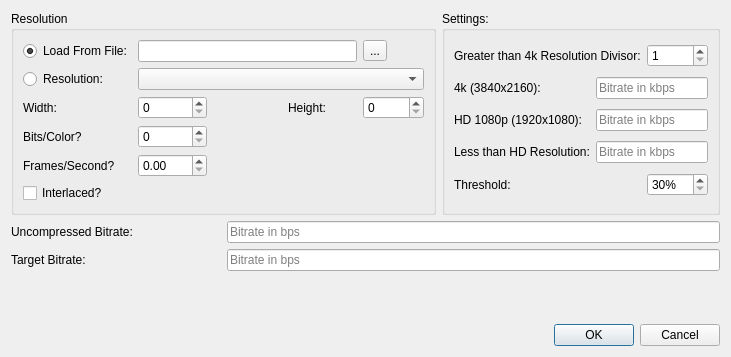
<?xml version="1.0" encoding="UTF-8"?>
<ui version="4.0">
 <class>NMediaManager::NPreferences::NUi::CBitrateExperiment</class>
 <widget class="QDialog" name="NMediaManager::NPreferences::NUi::CBitrateExperiment">
  <property name="geometry">
   <rect>
    <x>0</x>
    <y>0</y>
    <width>731</width>
    <height>357</height>
   </rect>
  </property>
  <property name="windowTitle">
   <string>Dialog</string>
  </property>
  <layout class="QGridLayout" name="gridLayout_2">
   <item row="0" column="0" colspan="2">
    <widget class="QGroupBox" name="groupBox_2">
     <property name="title">
      <string>Resolution</string>
     </property>
     <layout class="QGridLayout" name="gridLayout_3">
      <item row="7" column="0" colspan="5">
       <widget class="QCheckBox" name="interlaced">
        <property name="text">
         <string>Interlaced?</string>
        </property>
       </widget>
      </item>
      <item row="2" column="1" colspan="4">
       <widget class="QComboBox" name="resolutionName">
        <item>
         <property name="text">
          <string/>
         </property>
        </item>
        <item>
         <property name="text">
          <string>8k (7680x4320)</string>
         </property>
        </item>
        <item>
         <property name="text">
          <string>4k (3840x2160)</string>
         </property>
        </item>
        <item>
         <property name="text">
          <string>1080p (1920x1080p)</string>
         </property>
        </item>
        <item>
         <property name="text">
          <string>1080i (1920x1080i)</string>
         </property>
        </item>
        <item>
         <property name="text">
          <string>720p (1280x720p)</string>
         </property>
        </item>
        <item>
         <property name="text">
          <string>SD (640x480)</string>
         </property>
        </item>
       </widget>
      </item>
      <item row="4" column="4">
       <widget class="QSpinBox" name="height">
        <property name="maximum">
         <number>16000</number>
        </property>
       </widget>
      </item>
      <item row="4" column="0">
       <widget class="QLabel" name="label_2">
        <property name="text">
         <string>Width:</string>
        </property>
       </widget>
      </item>
      <item row="6" column="1">
       <widget class="QDoubleSpinBox" name="fps">
        <property name="maximum">
         <double>600.000000000000000</double>
        </property>
       </widget>
      </item>
      <item row="0" column="0">
       <widget class="QRadioButton" name="loadFromFile">
        <property name="text">
         <string>Load From File:</string>
        </property>
        <property name="checked">
         <bool>true</bool>
        </property>
       </widget>
      </item>
      <item row="4" column="3">
       <widget class="QLabel" name="label_3">
        <property name="text">
         <string>Height:</string>
        </property>
       </widget>
      </item>
      <item row="6" column="0">
       <widget class="QLabel" name="label_5">
        <property name="text">
         <string>Frames/Second?</string>
        </property>
       </widget>
      </item>
      <item row="2" column="0">
       <widget class="QRadioButton" name="selectResolution">
        <property name="text">
         <string>Resolution:</string>
        </property>
       </widget>
      </item>
      <item row="5" column="0">
       <widget class="QLabel" name="label_4">
        <property name="text">
         <string>Bits/Color?</string>
        </property>
       </widget>
      </item>
      <item row="5" column="1">
       <widget class="QSpinBox" name="bitsPerColor">
        <property name="maximum">
         <number>128</number>
        </property>
       </widget>
      </item>
      <item row="4" column="1">
       <widget class="QSpinBox" name="width">
        <property name="maximum">
         <number>16000</number>
        </property>
       </widget>
      </item>
      <item row="0" column="4">
       <widget class="QToolButton" name="openBtn">
        <property name="text">
         <string>...</string>
        </property>
        <property name="icon">
         <iconset resource="../../SABUtils/resources/SABUtils.qrc">
          <normaloff>:/SABUtilsResources/open.png</normaloff>:/SABUtilsResources/open.png</iconset>
        </property>
       </widget>
      </item>
      <item row="0" column="1" colspan="3">
       <widget class="QLineEdit" name="fileName">
        <property name="readOnly">
         <bool>true</bool>
        </property>
       </widget>
      </item>
     </layout>
    </widget>
   </item>
   <item row="0" column="2">
    <widget class="QGroupBox" name="groupBox">
     <property name="title">
      <string>Settings:</string>
     </property>
     <layout class="QGridLayout" name="gridLayout">
      <item row="0" column="2">
       <widget class="QSpinBox" name="greaterThan4kDivisor">
        <property name="minimum">
         <number>1</number>
        </property>
        <property name="maximum">
         <number>10000</number>
        </property>
        <property name="stepType">
         <enum>QAbstractSpinBox::AdaptiveDecimalStepType</enum>
        </property>
       </widget>
      </item>
      <item row="3" column="0">
       <widget class="QLabel" name="label_10">
        <property name="text">
         <string>Less than HD Resolution:</string>
        </property>
       </widget>
      </item>
      <item row="1" column="0">
       <widget class="QLabel" name="label_6">
        <property name="text">
         <string>4k (3840x2160):</string>
        </property>
       </widget>
      </item>
      <item row="4" column="2">
       <widget class="QSpinBox" name="resolutionThreshold">
        <property name="suffix">
         <string>%</string>
        </property>
        <property name="minimum">
         <number>30</number>
        </property>
        <property name="maximum">
         <number>200</number>
        </property>
       </widget>
      </item>
      <item row="0" column="0" colspan="2">
       <widget class="QLabel" name="label_9">
        <property name="text">
         <string>Greater than 4k Resolution Divisor:</string>
        </property>
       </widget>
      </item>
      <item row="2" column="1" colspan="2">
       <widget class="NSABUtils::CLineEditWithSuffix" name="targetHDBitrate">
        <property name="maxLength">
         <number>10</number>
        </property>
        <property name="placeholderText">
         <string>Bitrate in kbps</string>
        </property>
       </widget>
      </item>
      <item row="2" column="0">
       <widget class="QLabel" name="label_7">
        <property name="text">
         <string>HD 1080p (1920x1080):</string>
        </property>
       </widget>
      </item>
      <item row="4" column="0" colspan="2">
       <widget class="QLabel" name="label_12">
        <property name="text">
         <string>Threshold:</string>
        </property>
       </widget>
      </item>
      <item row="1" column="1" colspan="2">
       <widget class="NSABUtils::CLineEditWithSuffix" name="target4kBitrate">
        <property name="placeholderText">
         <string>Bitrate in kbps</string>
        </property>
       </widget>
      </item>
      <item row="3" column="1" colspan="2">
       <widget class="NSABUtils::CLineEditWithSuffix" name="targetSubHDBitrate">
        <property name="maxLength">
         <number>10</number>
        </property>
        <property name="placeholderText">
         <string>Bitrate in kbps</string>
        </property>
       </widget>
      </item>
     </layout>
    </widget>
   </item>
   <item row="1" column="0">
    <widget class="QLabel" name="label_8">
     <property name="text">
      <string>Uncompressed Bitrate:</string>
     </property>
    </widget>
   </item>
   <item row="1" column="1" colspan="2">
    <layout class="QHBoxLayout" name="horizontalLayout">
     <item>
      <widget class="NSABUtils::CLineEditWithSuffix" name="uncompressedBitrate">
       <property name="readOnly">
        <bool>true</bool>
       </property>
       <property name="placeholderText">
        <string>Bitrate in bps</string>
       </property>
      </widget>
     </item>
    </layout>
   </item>
   <item row="2" column="0">
    <widget class="QLabel" name="resultLabel">
     <property name="text">
      <string>Target Bitrate:</string>
     </property>
    </widget>
   </item>
   <item row="3" column="0">
    <spacer name="verticalSpacer">
     <property name="orientation">
      <enum>Qt::Vertical</enum>
     </property>
     <property name="sizeHint" stdset="0">
      <size>
       <width>20</width>
       <height>40</height>
      </size>
     </property>
    </spacer>
   </item>
   <item row="2" column="1" colspan="2">
    <layout class="QHBoxLayout" name="horizontalLayout_2">
     <item>
      <widget class="NSABUtils::CLineEditWithSuffix" name="targetBitrate">
       <property name="readOnly">
        <bool>true</bool>
       </property>
       <property name="placeholderText">
        <string>Bitrate in bps</string>
       </property>
      </widget>
     </item>
    </layout>
   </item>
   <item row="4" column="0" colspan="3">
    <widget class="QDialogButtonBox" name="buttonBox">
     <property name="orientation">
      <enum>Qt::Horizontal</enum>
     </property>
     <property name="standardButtons">
      <set>QDialogButtonBox::Cancel|QDialogButtonBox::Ok</set>
     </property>
    </widget>
   </item>
  </layout>
 </widget>
 <customwidgets>
  <customwidget>
   <class>NSABUtils::CLineEditWithSuffix</class>
   <extends>QLineEdit</extends>
   <header>SABUtils/LineEditWithSuffix.h</header>
  </customwidget>
 </customwidgets>
 <tabstops>
  <tabstop>loadFromFile</tabstop>
  <tabstop>fileName</tabstop>
  <tabstop>openBtn</tabstop>
  <tabstop>selectResolution</tabstop>
  <tabstop>resolutionName</tabstop>
  <tabstop>width</tabstop>
  <tabstop>height</tabstop>
  <tabstop>bitsPerColor</tabstop>
  <tabstop>fps</tabstop>
  <tabstop>interlaced</tabstop>
  <tabstop>greaterThan4kDivisor</tabstop>
  <tabstop>target4kBitrate</tabstop>
  <tabstop>targetHDBitrate</tabstop>
  <tabstop>targetSubHDBitrate</tabstop>
  <tabstop>resolutionThreshold</tabstop>
  <tabstop>uncompressedBitrate</tabstop>
  <tabstop>targetBitrate</tabstop>
 </tabstops>
 <resources>
  <include location="../../UI/resources/application.qrc"/>
  <include location="../../SABUtils/resources/SABUtils.qrc"/>
 </resources>
 <connections>
  <connection>
   <sender>buttonBox</sender>
   <signal>accepted()</signal>
   <receiver>NMediaManager::NPreferences::NUi::CBitrateExperiment</receiver>
   <slot>accept()</slot>
   <hints>
    <hint type="sourcelabel">
     <x>248</x>
     <y>254</y>
    </hint>
    <hint type="destinationlabel">
     <x>157</x>
     <y>274</y>
    </hint>
   </hints>
  </connection>
  <connection>
   <sender>buttonBox</sender>
   <signal>rejected()</signal>
   <receiver>NMediaManager::NPreferences::NUi::CBitrateExperiment</receiver>
   <slot>reject()</slot>
   <hints>
    <hint type="sourcelabel">
     <x>316</x>
     <y>260</y>
    </hint>
    <hint type="destinationlabel">
     <x>286</x>
     <y>274</y>
    </hint>
   </hints>
  </connection>
 </connections>
</ui>
